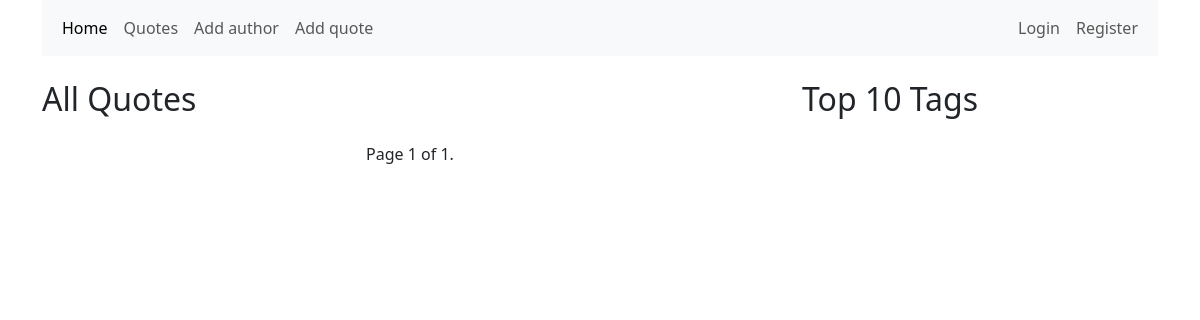
Page /quotes/ on the earlier database version.
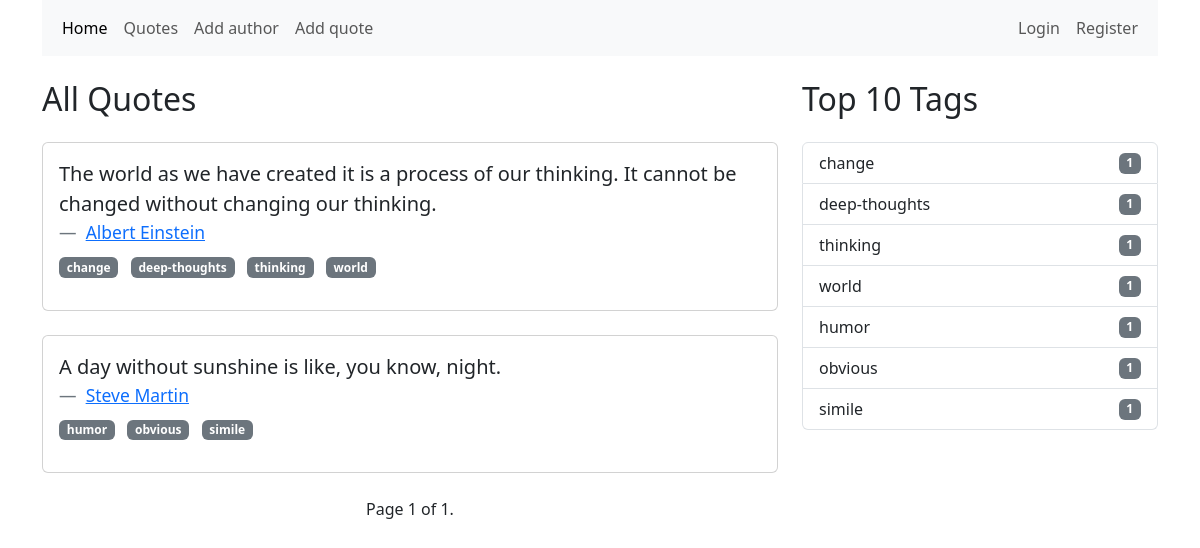
Same page on the later database version.
### app_hm10/models.py (models this page shows, shortened)
class Quote(models.Model):
    author = models.ForeignKey(Author, on_delete=models.CASCADE)
    tags = models.ManyToManyField(Tag)
    text = models.TextField()
    class Meta:
        app_label = "app_hm10"

class Author(models.Model):
    fullname = models.CharField(max_length=255)
    born_date = models.CharField(max_length=255)
    born_location = models.CharField(max_length=255)
    description = models.TextField()
    class Meta:
        app_label = "app_hm10"

class Tag(models.Model):
    name = models.CharField(max_length=50)

### app_hm10/views.py (the view)
# urls.py: path("quotes/", views.quote_list, name="quote_list"),
def quote_list(request):
    authors = Author.objects.all()
    quotes = Quote.objects.all()
    paginator = Paginator(quotes, 10)
    page_number = request.GET.get('page')  # Отримати номер поточної сторінки
    page_quotes = paginator.get_page(page_number)
    tags = Tag.objects.annotate(usage_count=Count("quote")).order_by("-usage_count")[
        :10
    ]
    context = {
        "quotes": Quote.objects.all(),
        "tags": tags,
        'page_quotes': page_quotes,
    }
    return render(request, "app_hm10/quote_list.html", context)

### app_hm10/templates/app_hm10/quote_list.html (shortened to what this page needs)
{% extends "app_hm10/base.html" %}
{% block content %}
<div class="row">
    <div class="col-md-8">
        <h2 class="my-4">All Quotes</h2>
        {% for quote in page_quotes %}
        <div class="card mb-4">
            <div class="card-body">
                <blockquote class="blockquote mb-0">
                    <p>{{ quote.text }}</p>
                    <footer class="blockquote-footer">
                        <a href="{% url 'app_hm10:author_detail' author_id=quote.author.id %}">{{ quote.author.fullname }}</a>
                    </footer>
                </blockquote>
                <ul class="list-inline mt-2">
                    {% for tag in quote.tags.all %}
                    <li class="list-inline-item badge bg-secondary">
                        <a href="{% url 'app_hm10:tag_detail' tag_id=tag.id %}" class="text-white text-decoration-none">{{ tag.name }}</a>
                    </li>
                    {% endfor %}
                </ul>
            </div>
        </div>
        {% endfor %}
        <div class="pagination justify-content-center">
            <span class="current-page">
                Page {{ page_quotes.number }} of {{ page_quotes.paginator.num_pages }}.
            </span>
        </div>
    </div>
    <div class="col-md-4">
        <h2 class="my-4">Top 10 Tags</h2>
        <div class="list-group">
            {% for tag in tags %}
            <a href="{% url 'app_hm10:tag_detail' tag_id=tag.id %}" class="list-group-item d-flex justify-content-between align-items-center">
                {{ tag.name }}
                <span class="badge bg-secondary">{{ tag.usage_count }}</span>
            </a>
            {% endfor %}
        </div>
    </div>
</div>
{% endblock %}

### app_hm10/templates/app_hm10/base.html (shortened to what this page needs)
<!DOCTYPE html>
<html lang="en">
<head>
    <link href="https://cdn.jsdelivr.net/npm/bootstrap@5.3.0-alpha1/dist/css/bootstrap.min.css" rel="stylesheet"
>
</head>
<body>
<div class="container">
    <nav class="navbar navbar-expand-lg bg-body-tertiary">
        <div class="container-fluid">
            <div class="collapse navbar-collapse" id="navbarNav">
                <ul class="navbar-nav">
                    <li class="nav-item">
                        <a class="nav-link active" aria-current="page" href="/">Home</a>
                    </li>
                    <li class="nav-item">
                        <a class="nav-link" href="{% url 'app_hm10:quote_list' %}">Quotes</a>
                    </li>
                    <li class="nav-item">
                        <a class="nav-link" href="{% url 'app_hm10:add_author' %}">Add author</a>
                    </li>
                    <li class="nav-item">
                        <a class="nav-link" href="{% url 'app_hm10:add_quote' %}">Add quote</a>
                    </li>
                </ul>
                <ul class="navbar-nav ms-auto">
                    {% if not request.user.is_authenticated %}
                        <li class="nav-item">
                            <a class="nav-link" href="{% url 'users:login' %}">Login</a>
                        </li>
                        <li class="nav-item">
                            <a class="nav-link" href="{% url 'users:register' %}">Register</a>
                        </li>
                    {% else %}
                        <li class="nav-item">
                            <a class="nav-link" href="{% url 'users:logout' %}">Logout</a>
                        </li>
                    {% endif %}
                </ul>
            </div>
        </div>
    </nav>
    {% block content %}
    {% endblock %}
</div>
</body>
</html>

Differences in the rows shown:
added Quote: text "The world as we have created it is a process of our thinking. It cannot be changed without changing our thinking.", author.fullname "Albert Einstein"
added Tag: name "change", usage_count "1"
added Tag: name "deep-thoughts", usage_count "1"
added Tag: name "thinking", usage_count "1"
added Tag: name "world", usage_count "1"
added Quote: text "A day without sunshine is like, you know, night.", author.fullname "Steve Martin"
added Tag: name "humor", usage_count "1"
added Tag: name "obvious", usage_count "1"
added Tag: name "simile", usage_count "1"
